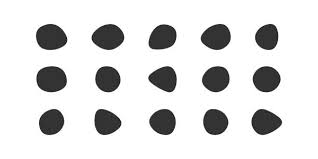
#> input picture Lesson 5/blob.jpeg, 318 x 159 px, given in place of humanEyes.jpeg, which was not available; the run also reads 1 picture not shown here
$ python L5mObjectDetection.py
#> lines starting #> are read from the running program, lines starting #| are printed output that depends on the picture; after the words box and inside, x2 and y2 are one past the last pixel; in counts of white or black regions, pixels touching at a corner belong together
#Refer - https://www.geeksforgeeks.org/opencv-python-tutorial/

#### Detection of Circles in a Image

import cv2
import numpy as np

img = cv2.imread('Lesson 5/humanEyes.jpeg', cv2.IMREAD_COLOR)
#> img is the input picture: shape (159, 318, 3); min 1, max 255, mean 220.9
gray = cv2.cvtColor(img, cv2.COLOR_BGR2GRAY)
gray_blurred = cv2.blur(gray, (3,3))
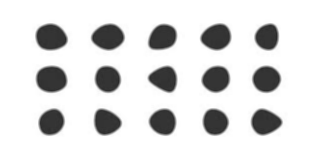
#> gray_blurred: shape (159, 318); min 41, max 255, mean 220.9

# Give a brief overview of what does HoughCirlces function do and What are the parameters required.
detected_circles = cv2.HoughCircles(gray_blurred, cv2.HOUGH_GRADIENT, 1, 20, param1 = 50, param2 = 30, minRadius = 1, maxRadius = 40)
#> detected_circles = [[215.5, 78.5, 13], [266.5, 78.5, 13], [107.5, 79.5, 13], [49.5, 120.5, 14.1], [216.5, 35.5, 14.1], [265.5, 121.5, 14.3], [214.5, 122.5, 12.2]]

if detected_circles is not None:
    detected_circles = np.uint16(np.around(detected_circles))
#> detected_circles = [[216, 78, 13], [266, 78, 13], [108, 80, 13], [50, 120, 14], [216, 36, 14], [266, 122, 14], [214, 122, 12]]
    for pt in detected_circles[0, :] :
        a, b, r = pt[0], pt[1], pt[2]
        cv2.circle(img, (a,b), r, (0, 255, 0), 2)
        cv2.circle(img, (a, b), 1, (0, 0, 255), 3)
        cv2.imshow("Detected Circles", img)
        cv2.waitKey(0)
#> this loop made 7 passes
#> pass 1, `cv2.imshow("Detected Circles", img)`:
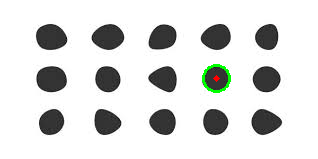
#> window 'Detected Circles': shape (159, 318, 3); mean B, G, R 220.2, 221.4, 220.4
#> pass 2, `cv2.imshow("Detected Circles", img)`:
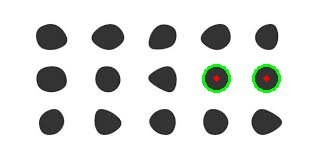
#> window 'Detected Circles': shape (159, 318, 3); mean B, G, R 219.6, 222, 219.9
#> after the loop:
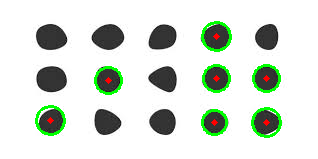
#> img: shape (159, 318, 3); 3.7% of pixels changed, all inside (x1, y1, x2, y2) = (35, 21, 282, 138)

cv2.destroyAllWindows()


#### Count the number of circles in the image
## Refer - https://www.geeksforgeeks.org/find-circles-and-ellipses-in-an-image-using-opencv-python/#

import cv2
import numpy as np
image = cv2.imread('Lesson 5/images.jpeg', 0)

# Give a basic overview of the SimpleBlobDetecter function, Why it is used and What are the parameters required.

# Set our filtering parameters Initialize parameter settiing using cv2.SimpleBlobDetector
params = cv2.SimpleBlobDetector_Params()

# Set Area filtering parameters
params.filterByArea = True
params.minArea = 100
# Set Circularity filtering parameters
params.filterByCircularity = True
params.minCircularity = 0.9
# Set Convexity filtering parameters
params.filterByConvexity = True
params.minConvexity = 0.2
# Set inertia filtering parameters
params.filterByInertia = True
params.minInertiaRatio = 0.01
# Create a detector with the parameters
detector = cv2.SimpleBlobDetector_create(params)

# Detect blobs
keypoints = detector.detect(image)
#> keypoints = 5 keypoints; (x, y, size): (266, 79, 27.1), (216, 79, 27), (51, 122, 26.7), (215, 122, 26.5), (107, 79, 25.8)

# Draw blobs on our image as red circles
blank = np.zeros((1, 1))
blobs = cv2.drawKeypoints(image, keypoints, blank, (0, 0, 255), cv2.DRAW_MATCHES_FLAGS_DRAW_RICH_KEYPOINTS)

number_of_blobs = len(keypoints)
#> number_of_blobs = 5
text = "Number of Circular Blobs: " + str(len(keypoints))
#> text = 'Number of Circular Blobs: 5'
cv2.putText(blobs, text, (20, 550), cv2.FONT_HERSHEY_SIMPLEX, 1, (0, 100, 255), 2)

# Show blobs
cv2.imshow("Filtering Circular Blobs Only", blobs)
cv2.waitKey(0)
cv2.destroyAllWindows()
